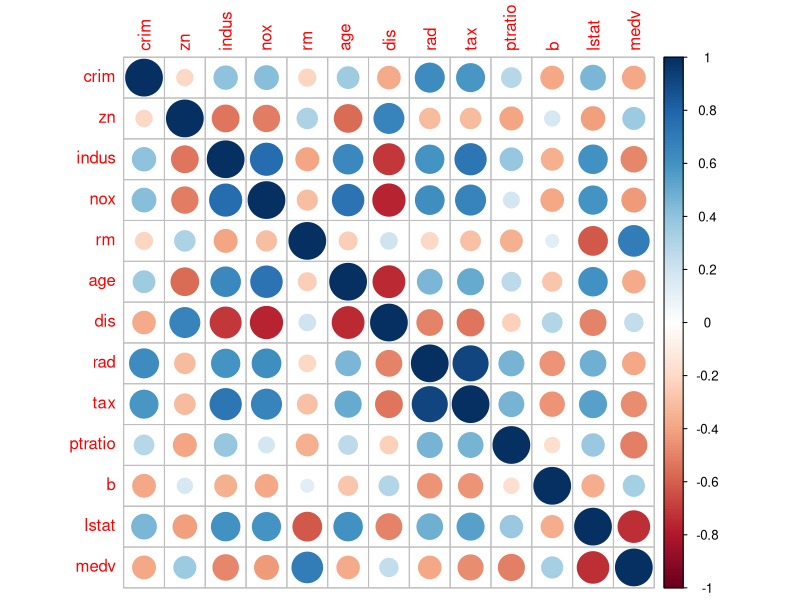

Source code (R):
#------------------------------------------------------------------------------
#
# Data Mining & Machine Learning
# Title: Multiple Regression Analyses on Housing Data
# By: Vivian Yuen-Lee
#
#------------------------------------------------------------------------------

# Ths purpose is to implement different algorithms on the BostonHousing 
# dataset from the "mlbench" package.
# These algorithms include:
# - Linear regression
# - Partial least squares
# - Ridge regression (penalized regression)
# - Elasticnet regression (penalized regression)
# - Multivariate adaptive regression splines
# - Support vector machines (radial & polynomial)
# - k-nearest neighbors

# Load the appropriate libraries
library(caret)
library(e1071)
library(mlbench)
library(corrplot)

# Load and store the BostonHousing dataset
data(BostonHousing)   # loading dataset
bhdata <- BostonHousing   # assigning it to object "bhdata"

# Examine the dataset
View(bhdata)   # open with the Data Viewer 
str(bhdata)   # examine its structure
# The dataset contains 506 observations of 14 variables.
# The target variable = medv (median value of owner-occupied homes in $1000's) 

# Examine the relationship between variables
# cor() can only be applied to numeric columns, hence omit column 4 "chas"
corrplot(cor(bhdata[,-4]))

# Split the dataset into training and testing subset using a stratified random
# split and the 80%-20% ratio.
set.seed(100)
# First, create index to split using the 80-20 ratio
index <- createDataPartition(bhdata$medv, p=0.8, list=FALSE)
# Apply this index to generate the training subset
bhtrain <- bhdata[index,]
# Apply the remaining observations to generate the test subset
bhtest <- bhdata[-index,]

# ------------------------- LINEAR REGRESSION -------------------------
# Perform Linear Regression:
# First, generate a linear model with the training data 
lmModel <- lm(medv ~ ., data=bhtrain)
summary(lmModel)   # show the model stats
# Next, make predictions on the test dataset
lmPred <- predict(lmModel, bhtest)
head(lmPred)   # check out the first 6 predictions
# Collect the observed and predicted values into a data frame
lmValues <- data.frame(obs=bhtest$medv, pred=lmPred)
# Use the caret function defaultSummary() to estimate the test performance
LM_Performance <- defaultSummary(lmValues)
LM_Performance

# ----------------------- PARTIAL LEAST SQUARES -----------------------
# Generate Two Variations of Partial Least Squares: PLS & SIMPLS
# Partial Least Squares (PLS):
# The pls package has functions for PLS and PCR
library(pls)  # load the pls package
# Generate the model using training data with the plsr() function, adding a 
# standard 10-fold cross-validation
plsModel <- plsr(medv ~ ., data=bhtrain, validation="CV")
summary(plsModel)   # show the model stats
# Model shows that 3 components explained close to 99% of the variance
# 10 components explained all 100% of the variance
# Next, make predictions on the test data
plsPred <- predict(plsModel, bhtest,ncomp=10)   # consider 10 components
# Collect the observed and predicted values into a data frame
# Note that plsPred is an array
plsValues <- data.frame(obs=bhtest$medv, pred=plsPred[,,])
# Use the function defaultSummary() to estimate the test performance
PLS_Performance <- defaultSummary(plsValues)
PLS_Performance

# SIMPLS:
# Generate the model using training data with the plsr() function, adding a 
# standard 10-fold cross-validation  
simModel <- plsr(medv ~ ., data=bhtrain, validation="CV", method="simpls")
summary(simModel)   # show the model stats
# Model shows that 3 components explained close to 99% of the variance
# 10 components explained all 100% of the variance
# Make predictions on the test data
simPred <- predict(simModel, bhtest, ncomp=10)   # consider 10 components
# Collect the observed and predicted values into a data frame
# Note that simPred is an array
simValues <- data.frame(obs=bhtest$medv, pred=simPred[,,])
# Use the function defaultSummary() to estimate the test performance
SIMPLS_Performance <- defaultSummary(simValues)
SIMPLS_Performance

# ------------------------ PENALIZED REGRESSION ------------------------
# Create Two Penalized Regression Models: Ridge & Elastic Net Regressions
# Ridge regression can be created using glmnet() function in the glmnet package
library(glmnet)   # load the glmnet package
# Find the best lambda using cross-validation
x <- model.matrix(medv~., data=bhtrain)[,-1]   # define the predictor variable
y <- bhtrain$medv   # define the output variable
set.seed(100)
cv <- cv.glmnet(x, y)   # use cv.glmnet to optimize lamdba
# Store the best lambda value
ridgeLambda <- cv$lambda.min
ridgeLambda  # take a look at the selected value
# Generate the ridge regression model using training data and the above lambda
ridgeModel <- glmnet(x, y, alpha=0, lambda=ridgeLambda)
# Make predictions on the test data
xtest <- model.matrix(medv~., bhtest)[,-1]   # define predictors in test set
ridgePred <- predict(ridgeModel, xtest)
# Collect the observed and predicted values into a data frame
ridgeValues <- data.frame(obs=bhtest$medv, pred=ridgePred[,])
# Use the function defaultSummary() to estimate the test performance
Ridge_Performance <- defaultSummary(ridgeValues)
Ridge_Performance

# Generate the elastic net model with training data
# Use caret workflow to invoke the glmnet package and set trControl argument to
# automatically select the optimal tuning parameters "alpha" & "lambda".
enModel <- train(medv~., data=bhtrain, 
                 method="glmnet", 
                 trControl=trainControl("cv", number=10))
enModel$bestTune   # check out the final tuning parameters
enModel   # check out the model details
# Make predictions on the test data
enPred <- predict(enModel, bhtest)
# Collect the observed and predicted values into a data frame
enValues <- data.frame(obs=bhtest$medv, pred=enPred)
# Use the function defaultSummary() to estimate the test performance
EN_Performance <- defaultSummary(enValues)
EN_Performance

# --------------- MULTIVARIATE ADAPTIVE REGRESSION SPLINE ---------------
# Generate a Multivariate Adaptive Regression Spline Model (MARS):
library(earth)   #loading the required library
# First, generate the MARS model with 10-fold cross-validation
marsModel <- earth(medv~., data=bhtrain, nfold=10)
summary(marsModel)   # take a look at the model details
# This model uses the internal GCV technique for model selection.
# Next, make predictions on the test data
marsPred <- predict(marsModel, bhtest) 
# Collect the observed and predicted values into a data frame
# Note that marsPred is a matrix/array
marsValues <- data.frame(obs=bhtest$medv, pred=marsPred[,])
# Use the function defaultSummary() to estimate the test performance
MARS_Performance <- defaultSummary(marsValues)
MARS_Performance

# ----------------------- SUPPORT VECTOR MACHINE -----------------------
# Generate Two Variations of Support Vector Machines: Radial & Polynomial
# Support Vector Machine (SVM) - Radial
# Since values of the cost and kernal parameters are unknown, they can be 
# estimated through resampling (using the train function). 
library(kernlab)   # loading the required library
# Generate the model using training data and 10-fold cross-validation
svmrModel <- train(medv~., data=bhtrain, 
                 method="svmRadial", 
                 trControl=trainControl("cv", number=10))
svmrModel$bestTune   # examine the final tuning parameters
svmrModel   # look at the model details
# Make predictions on the test data
svmrPred <- predict(svmrModel, bhtest)
# Collect the observed and predicted values into a data frame
svmrValues <- data.frame(obs=bhtest$medv, pred=svmrPred)
# Use the function defaultSummary() to estimate the test performance
SVMradial_Performance <- defaultSummary(svmrValues)
SVMradial_Performance

# Support Vector Machine (SVM) - Polynomial
# Generate the model using the training dataset and 10-fold cross-validation
svmpModel <- train(medv~., data=bhtrain, 
                   method="svmPoly", 
                   trControl=trainControl("cv", number=10))
svmpModel$bestTune   # check out the final tuning parameters
svmpModel   # check out the model details
# Make predictions on the test data
svmpPred <- predict(svmpModel, bhtest)
# Collect the observed and predicted values into a data frame
svmpValues <- data.frame(obs=bhtest$medv, pred=svmpPred)
# Use the function defaultSummary() to estimate the test performance
SVMpoly_Performance <- defaultSummary(svmpValues)
SVMpoly_Performance

# ------------------------ K-NEAREST NEIGHBORS ------------------------
# Create a K-Nearest Neighbors (KNN) Model:
# The parameter K will be estimated through resampling
# First, generate the model using the training data
# Parameter tuning is performed using standard 10-fold cross-validation
knnModel <- train(medv~., data=bhtrain, 
                   method="knn", 
                   trControl=trainControl("cv", number=10))
knnModel$bestTune   # check out the best K value
knnModel   # examine the model details
# Note that the model selected 5 neighbors based on the smallest value of RMSE
# Make predictions on the test data
knnPred <- predict(knnModel, bhtest)
# Collect the observed and predicted values into a data frame
knnValues <- data.frame(obs=bhtest$medv, pred=knnPred)
# Use the function defaultSummary() to estimate the test performance
KNN_Performance <- defaultSummary(knnValues)
KNN_Performance

# The most important hyperparameter for KNN is the number of neighbors, K
# An alternative tuning strategy is to create a GRID SEARCH:
# Create a new resampling method
gridcv <- trainControl(method = "repeatedcv",   # 5-fold with 3 repeats
                      number = 5,
                      repeats = 3,
                      verboseIter = FALSE,
                      returnData = FALSE)
# Create the hyperparameter grid search
hypergrid <- expand.grid(k = floor(seq(1, nrow(bhtrain)/3, length.out = 20)))
# Apply to the model
knngModel <- train(medv~., data=bhtrain, 
                  method="knn", 
                  trControl=gridcv,
                  tuneGrid=hypergrid)
knngModel$bestTune   # check out the final value for K neighbors
knngModel   # check out the model details
# Make predictions on the test data
knngPred <- predict(knngModel, bhtest)
# Collect the observed and predicted values into a data frame
knngValues <- data.frame(obs=bhtest$medv, pred=knngPred)
# Use the function defaultSummary() to estimate the test performance
KNNgrid_Performance <- defaultSummary(knngValues)
KNNgrid_Performance

# A third tuning strategy  is to create a RANDOM SEARCH:
set.seed(123)
# Define a new resampling method
randomcv <- trainControl(method = "repeatedcv",   # 5-fold with 3 repeats
                         number = 5,
                         repeats = 3,
                         search = "random",    # perform random search
                         verboseIter = FALSE,
                         returnData = FALSE)
# Apply to the model
knnrModel <- train(medv~., data=bhtrain, 
                   method="knn", 
                   trControl=randomcv)
knnrModel$bestTune   # check out the final value for K neighbors
knnrModel   # check out the model details
# Make predictions on the test data
knnrPred <- predict(knnrModel, bhtest)
# Collect the observed and predicted values into a data frame
knnrValues <- data.frame(obs=bhtest$medv, pred=knnrPred)
# Use the function defaultSummary() to estimate the test performance
KNNrandom_Performance <- defaultSummary(knnrValues)
KNNrandom_Performance

# Now, combine the performance metrics for all regression models for a better
# comparison:
rbind(LM_Performance, 
      PLS_Performance, 
      SIMPLS_Performance, 
      Ridge_Performance, 
      EN_Performance,
      MARS_Performance,
      SVMradial_Performance,
      SVMpoly_Performance,
      KNN_Performance,
      KNNgrid_Performance,
      KNNrandom_Performance)
# Based on this table, the Support Vector Machine (polynomial) model provided
# the highest prediction accuracy and the best goodness-of-fit.
